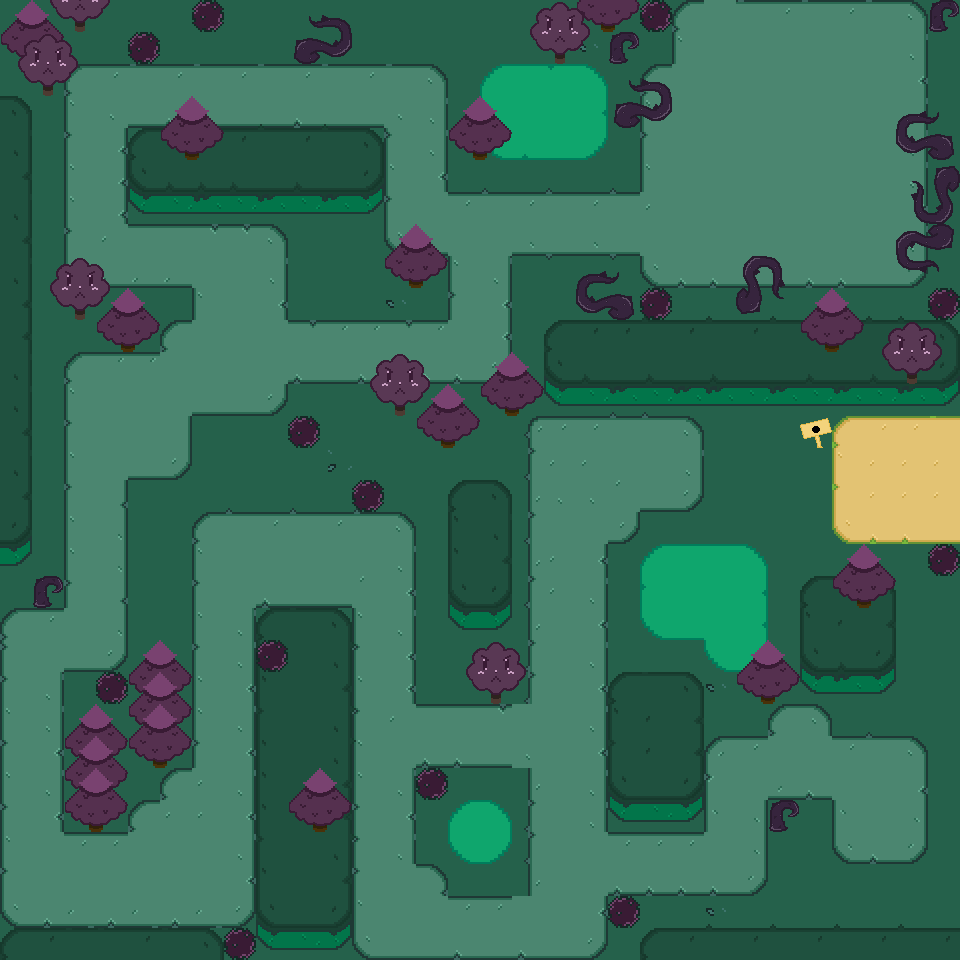

Below is a game level as drawn by its tile map, then a one-line description and the .tmx that defines it (tile-layer data replaced by summaries):
An orthogonal 30x30 tile map with 32x32 px tiles, 9 tile layers (calque_herbe_foret, calque_eau_foret, calque_chemin_foret, calque_relief_herbe_foret, ...).

<map version="1.9" tiledversion="1.9.2" orientation="orthogonal" renderorder="right-down" width="30" height="30" tilewidth="32" tileheight="32" infinite="0" nextlayerid="14" nextobjectid="1">
 <tileset firstgid="1" name="tileset_piskel3" tilewidth="32" tileheight="32" tilecount="775" columns="31">
  <image source="../Tileset/tileset_piskel3.png" width="1000" height="800" />
  <tile id="275">
   <properties>
    <property name="estLiquideForet" type="bool" value="true" />
   </properties>
  </tile>
  <tile id="276">
   <properties>
    <property name="estLiquideForet" type="bool" value="true" />
   </properties>
  </tile>
  <tile id="277">
   <properties>
    <property name="estLiquideForet" type="bool" value="true" />
   </properties>
  </tile>
  <tile id="278">
   <properties>
    <property name="estLiquideForet" type="bool" value="true" />
   </properties>
  </tile>
  <tile id="306">
   <properties>
    <property name="estLiquideForet" type="bool" value="true" />
   </properties>
  </tile>
  <tile id="307">
   <properties>
    <property name="estLiquideForet" type="bool" value="true" />
   </properties>
  </tile>
  <tile id="308">
   <properties>
    <property name="estLiquideForet" type="bool" value="true" />
   </properties>
  </tile>
  <tile id="309">
   <properties>
    <property name="estLiquideForet" type="bool" value="true" />
   </properties>
  </tile>
  <tile id="337">
   <properties>
    <property name="estLiquideForet" type="bool" value="true" />
   </properties>
  </tile>
  <tile id="338">
   <properties>
    <property name="estLiquideForet" type="bool" value="true" />
   </properties>
  </tile>
  <tile id="339">
   <properties>
    <property name="estLiquideForet" type="bool" value="true" />
   </properties>
  </tile>
  <tile id="340">
   <properties>
    <property name="estLiquideForet" type="bool" value="true" />
   </properties>
  </tile>
  <tile id="368">
   <properties>
    <property name="estLiquideForet" type="bool" value="true" />
   </properties>
  </tile>
  <tile id="369">
   <properties>
    <property name="estLiquideForet" type="bool" value="true" />
   </properties>
  </tile>
  <tile id="370">
   <properties>
    <property name="estLiquideForet" type="bool" value="true" />
   </properties>
  </tile>
  <tile id="371">
   <properties>
    <property name="estLiquideForet" type="bool" value="true" />
   </properties>
  </tile>
  <tile id="648">
   <properties>
    <property name="estSolideForet" type="bool" value="true" />
   </properties>
  </tile>
  <tile id="649">
   <properties>
    <property name="estSolideForet" type="bool" value="true" />
   </properties>
  </tile>
  <tile id="668">
   <properties>
    <property name="estSolideForet" type="bool" value="true" />
   </properties>
  </tile>
  <tile id="669">
   <properties>
    <property name="estSolideForet" type="bool" value="true" />
   </properties>
  </tile>
  <tile id="670">
   <properties>
    <property name="estSolideForet" type="bool" value="true" />
   </properties>
  </tile>
  <tile id="671">
   <properties>
    <property name="estSolideForet" type="bool" value="true" />
   </properties>
  </tile>
  <tile id="677">
   <properties>
    <property name="estPiquantForet" type="bool" value="true" />
   </properties>
  </tile>
  <tile id="678">
   <properties>
    <property name="estPiquantForet" type="bool" value="true" />
   </properties>
  </tile>
  <tile id="679">
   <properties>
    <property name="estSolideForet" type="bool" value="true" />
   </properties>
  </tile>
  <tile id="680">
   <properties>
    <property name="estSolideForet" type="bool" value="true" />
   </properties>
  </tile>
  <tile id="696">
   <properties>
    <property name="estSolideForet" type="bool" value="true" />
   </properties>
  </tile>
  <tile id="697">
   <properties>
    <property name="estSolideForet" type="bool" value="true" />
   </properties>
  </tile>
  <tile id="699">
   <properties>
    <property name="estSolideForet" type="bool" value="true" />
   </properties>
  </tile>
  <tile id="700">
   <properties>
    <property name="estSolideForet" type="bool" value="true" />
   </properties>
  </tile>
  <tile id="701">
   <properties>
    <property name="estSolideForet" type="bool" value="true" />
   </properties>
  </tile>
  <tile id="702">
   <properties>
    <property name="estSolideForet" type="bool" value="true" />
   </properties>
  </tile>
  <tile id="707">
   <properties>
    <property name="estPiquantForet" type="bool" value="true" />
   </properties>
  </tile>
  <tile id="708">
   <properties>
    <property name="estPiquantForet" type="bool" value="true" />
   </properties>
  </tile>
  <tile id="709">
   <properties>
    <property name="estPiquantForet" type="bool" value="true" />
   </properties>
  </tile>
  <tile id="710">
   <properties>
    <property name="estSolideForet" type="bool" value="true" />
   </properties>
  </tile>
  <tile id="711">
   <properties>
    <property name="estSolideForet" type="bool" value="true" />
   </properties>
  </tile>
  <tile id="727">
   <properties>
    <property name="estSolideForet" type="bool" value="true" />
   </properties>
  </tile>
  <tile id="728">
   <properties>
    <property name="estSolideForet" type="bool" value="true" />
   </properties>
  </tile>
  <tile id="729">
   <properties>
    <property name="estSolideForet" type="bool" value="true" />
   </properties>
  </tile>
  <tile id="730">
   <properties>
    <property name="estSolideForet" type="bool" value="true" />
   </properties>
  </tile>
  <tile id="731">
   <properties>
    <property name="estSolideForet" type="bool" value="true" />
   </properties>
  </tile>
  <tile id="732">
   <properties>
    <property name="estSolideForet" type="bool" value="true" />
   </properties>
  </tile>
  <tile id="733">
   <properties>
    <property name="estSolideForet" type="bool" value="true" />
   </properties>
  </tile>
  <tile id="737">
   <properties>
    <property name="estSolideForet" type="bool" value="true" />
   </properties>
  </tile>
  <tile id="738">
   <properties>
    <property name="estSolideForet" type="bool" value="true" />
   </properties>
  </tile>
  <tile id="739">
   <properties>
    <property name="estSolideForet" type="bool" value="true" />
   </properties>
  </tile>
  <tile id="756">
   <properties>
    <property name="estSolideForet" type="bool" value="true" />
   </properties>
  </tile>
  <tile id="757">
   <properties>
    <property name="estSolideForet" type="bool" value="true" />
   </properties>
  </tile>
  <tile id="758">
   <properties>
    <property name="estSolideForet" type="bool" value="true" />
   </properties>
  </tile>
  <tile id="759">
   <properties>
    <property name="estSolideForet" type="bool" value="true" />
   </properties>
  </tile>
  <tile id="760">
   <properties>
    <property name="estSolideForet" type="bool" value="true" />
   </properties>
  </tile>
  <tile id="761">
   <properties>
    <property name="estSolideForet" type="bool" value="true" />
   </properties>
  </tile>
  <tile id="762">
   <properties>
    <property name="estSolideForet" type="bool" value="true" />
   </properties>
  </tile>
  <tile id="763">
   <properties>
    <property name="estSolideForet" type="bool" value="true" />
   </properties>
  </tile>
  <tile id="764">
   <properties>
    <property name="estSolideForet" type="bool" value="true" />
   </properties>
  </tile>
  <tile id="768">
   <properties>
    <property name="estSolideForet" type="bool" value="true" />
   </properties>
  </tile>
  <tile id="769">
   <properties>
    <property name="estSolideForet" type="bool" value="true" />
   </properties>
  </tile>
  <tile id="770">
   <properties>
    <property name="estSolideForet" type="bool" value="true" />
   </properties>
  </tile>
  <tile id="771">
   <properties>
    <property name="estSolideForet" type="bool" value="true" />
   </properties>
  </tile>
  <tile id="772">
   <properties>
    <property name="estSolideForet" type="bool" value="true" />
   </properties>
  </tile>
  <tile id="773">
   <properties>
    <property name="estSolideForet" type="bool" value="true" />
   </properties>
  </tile>
  <tile id="774">
   <properties>
    <property name="estSolideForet" type="bool" value="true" />
   </properties>
  </tile>
 </tileset>
 <layer id="2" name="calque_herbe_foret" width="30" height="30">
  <data>[900 cells, 900 non-empty, 3 distinct tile ids]</data>
 </layer>
 <layer id="9" name="calque_eau_foret" width="30" height="30">
  <data>[900 cells, 30 non-empty, 15 distinct tile ids]</data>
 </layer>
 <layer id="1" name="calque_chemin_foret" width="30" height="30">
  <data>[900 cells, 449 non-empty, 32 distinct tile ids]</data>
 </layer>
 <layer id="7" name="calque_relief_herbe_foret" width="30" height="30">
  <data>[900 cells, 46 non-empty, 4 distinct tile ids]</data>
 </layer>
 <layer id="8" name="calque_herbe_relief_foret" width="30" height="30">
  <data>[900 cells, 165 non-empty, 18 distinct tile ids]</data>
 </layer>
 <layer id="5" name="calque_ronces_foret" width="30" height="30">
  <data>[900 cells, 32 non-empty, 5 distinct tile ids]</data>
 </layer>
 <layer id="6" name="calque_arbres1_foret" width="30" height="30">
  <data>[900 cells, 55 non-empty, 7 distinct tile ids]</data>
 </layer>
 <layer id="10" name="calque_arbres2_foret" width="30" height="30">
  <data>[900 cells, 53 non-empty, 11 distinct tile ids]</data>
 </layer>
 <layer id="12" name="calque_arbres3_foret" width="30" height="30">
  <data>[900 cells, 20 non-empty, 4 distinct tile ids]</data>
 </layer>
</map>
